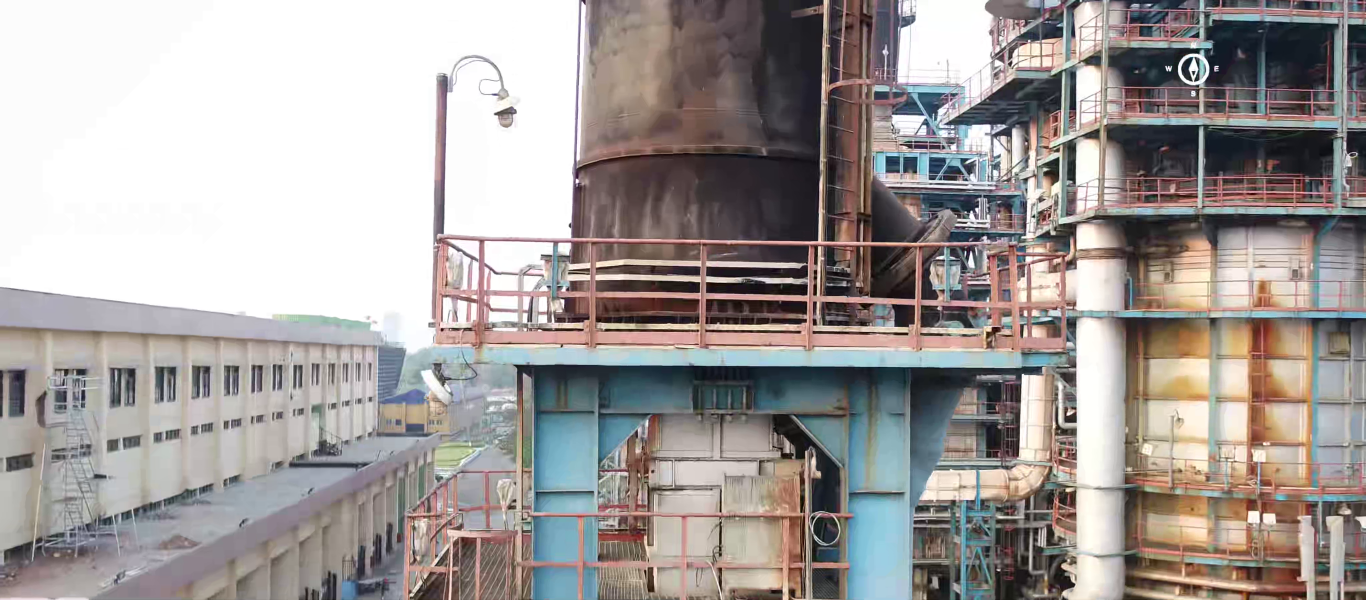
#> input picture frame 19 of dataset/stack_segmentation_video.mp4, 4096 x 1800 px, given in place of terrorist.mp4, which was not available (shown at 1/3 size)
$ python DenseOpticalFlow.py
#> lines starting #> are read from the running program, lines starting #| are printed output that depends on the picture; pictures that were not available may be replaced by others from this repository, and a replacement may not be noted
import cv2
import numpy as np
cap = cv2.VideoCapture("terrorist.mp4")

ret, frame1 = cap.read()
#> frame1 is the input picture: shape (1800, 4096, 3); mean B, G, R 155.1, 157.1, 162.9
prvs = cv2.cvtColor(frame1,cv2.COLOR_BGR2GRAY)
hsv = np.zeros_like(frame1)
hsv[...,1] = 255


c = 0

while(1):
    ret, frame2 = cap.read()
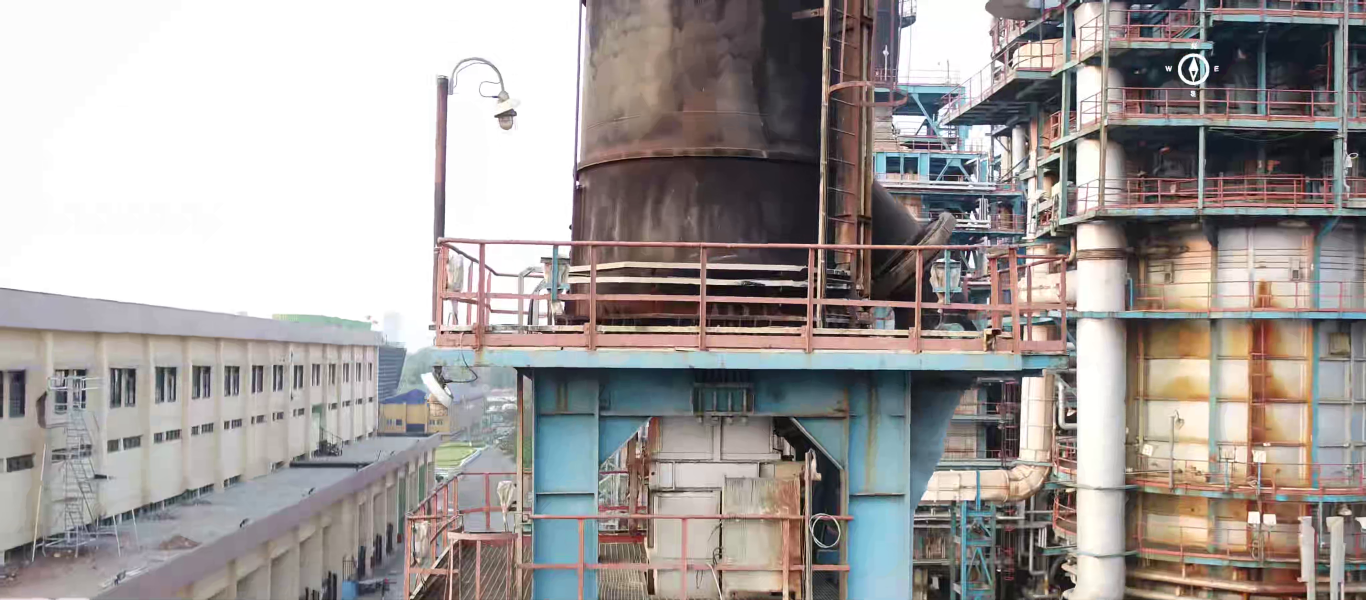
#> input picture frame 20 of dataset/stack_segmentation_video.mp4, 4096 x 1800 px, given in place of terrorist.mp4, which was not available (shown at 1/3 size)
#> frame2 is the input picture: shape (1800, 4096, 3); mean B, G, R 155.1, 157.1, 163
    next = cv2.cvtColor(frame2,cv2.COLOR_BGR2GRAY)

    flow = cv2.calcOpticalFlowFarneback(prvs,next, None, 0.5, 3, 15, 3, 5, 1.2, 0)

    mag, ang = cv2.cartToPolar(flow[...,0], flow[...,1])
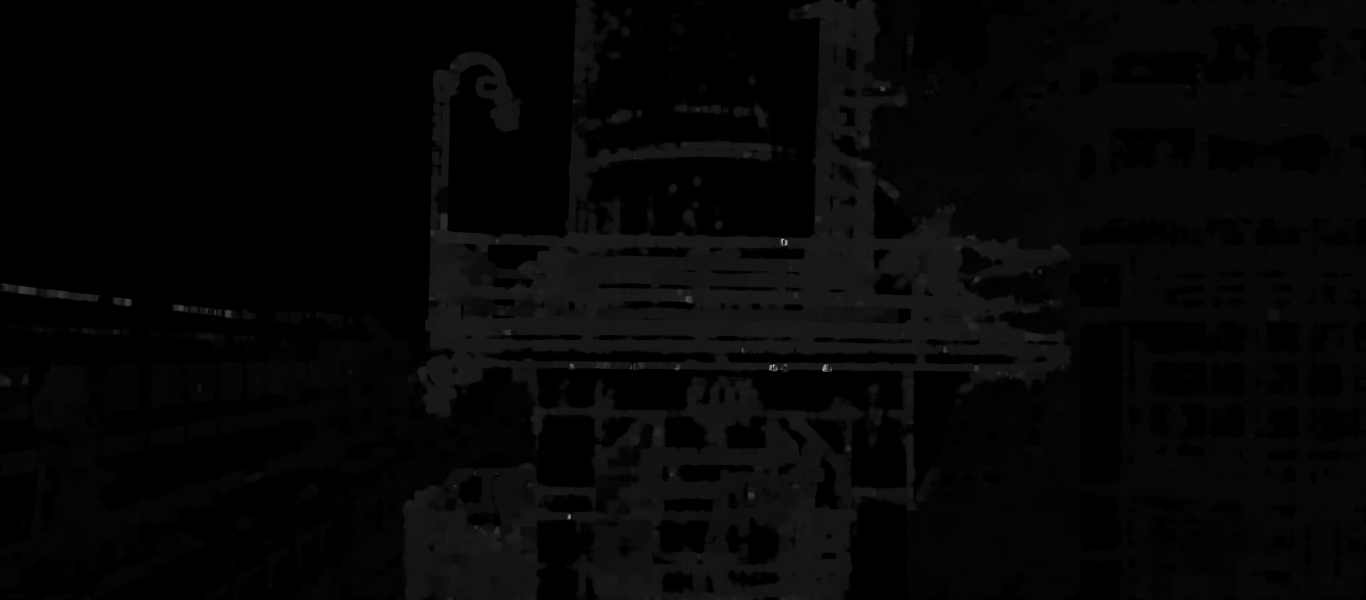
#> mag: shape (1800, 4096) float32 (shown at 1/3 size); min 0, max 83.35, mean 2; drawn with min black and max white
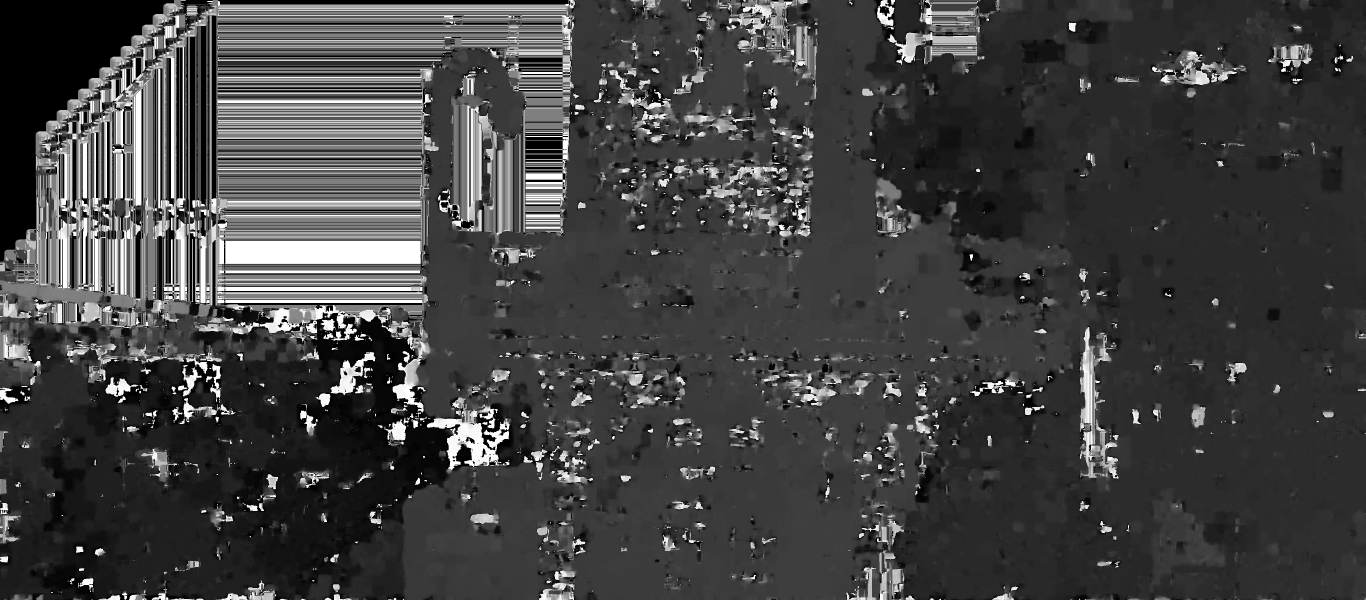
#> ang: shape (1800, 4096) float32 (shown at 1/3 size); min 0, max 6.28, mean 1.63; drawn with min black and max white
    hsv[...,0] = ang*180/np.pi/2
    hsv[...,2] = cv2.normalize(mag,None,0,255,cv2.NORM_MINMAX)
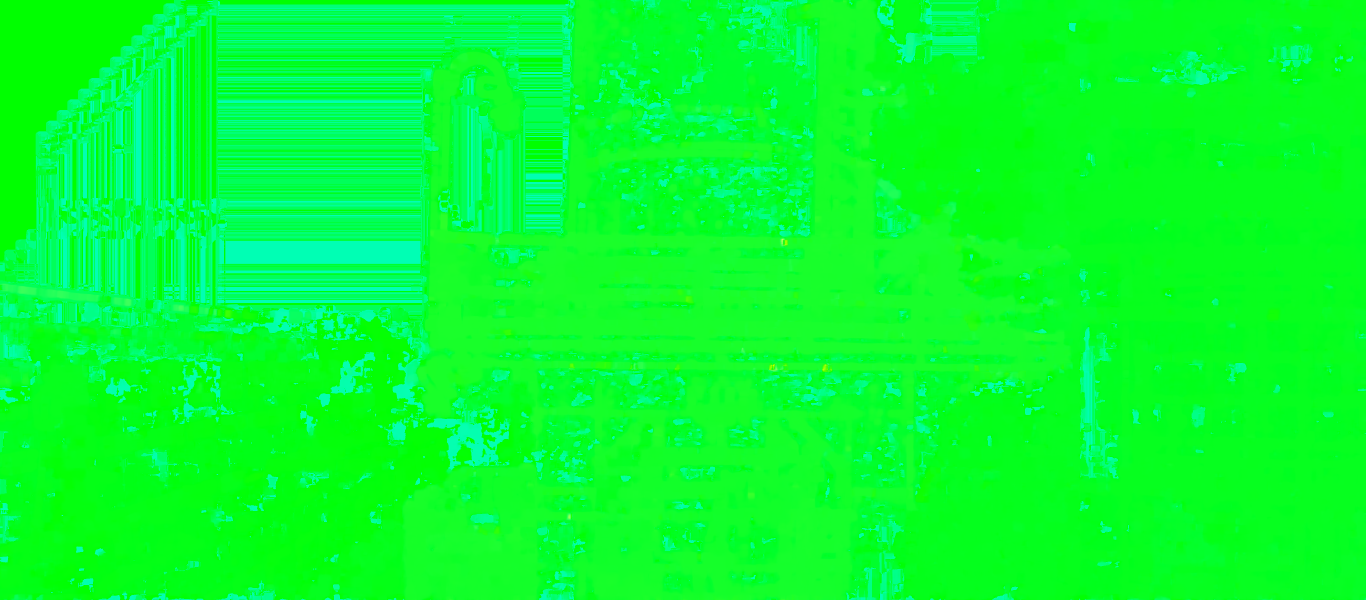
#> hsv: shape (1800, 4096, 3) (shown at 1/3 size); mean of channels 0, 1, 2 46.2, 255, 5.8; drawn as B, G, R
    rgb = cv2.cvtColor(hsv,cv2.COLOR_HSV2BGR)

    rgb = cv2.resize(rgb, (780, 540),interpolation = cv2.INTER_NEAREST)
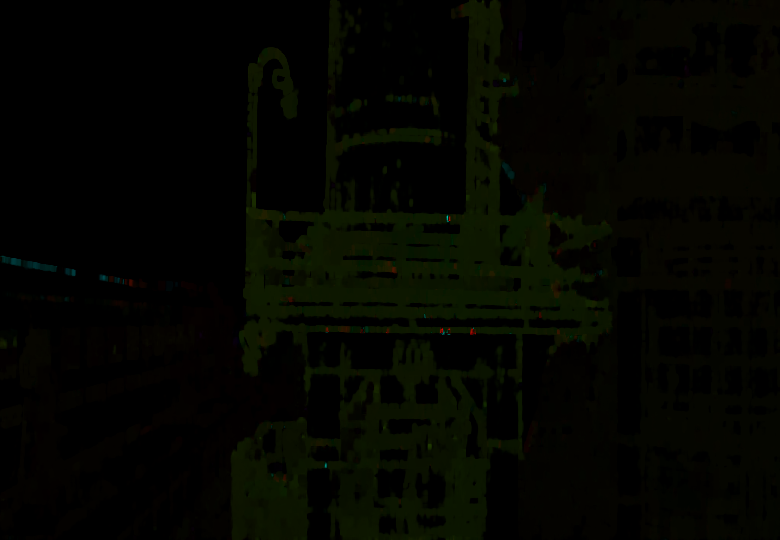
#> rgb: shape (540, 780, 3); mean B, G, R 0.1, 5.4, 3.9
    frame2 = cv2.resize(frame2, (780, 540),interpolation = cv2.INTER_NEAREST)
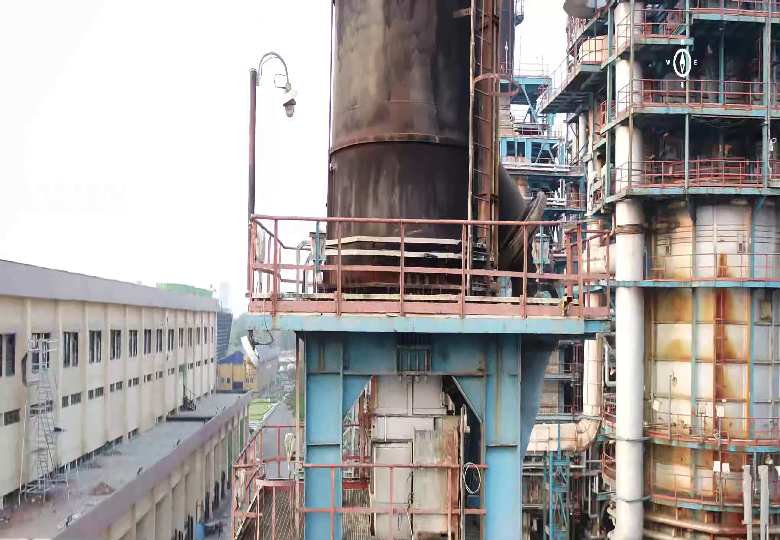
#> frame2: shape (540, 780, 3); mean B, G, R 155.3, 157.3, 163.1

    # cv2.imshow('frame2',rgb)
    # cv2.imshow('general', frame2)

    cv2.imwrite(f'DenseOutput/original_{c}.png',frame2)
    cv2.imwrite(f'DenseOutput/rgb_{c}.png',rgb)

    k = cv2.waitKey(30) & 0xff
#> (key Esc is pressed here)
    if k == 27:
        break
    elif k == ord('s'):
        cv2.imwrite('opticalfb.png',frame2)
        cv2.imwrite('opticalhsv.png',rgb)
    prvs = next

    c = c + 1

cap.release()
cv2.destroyAllWindows()

$ run again, starting later in the video
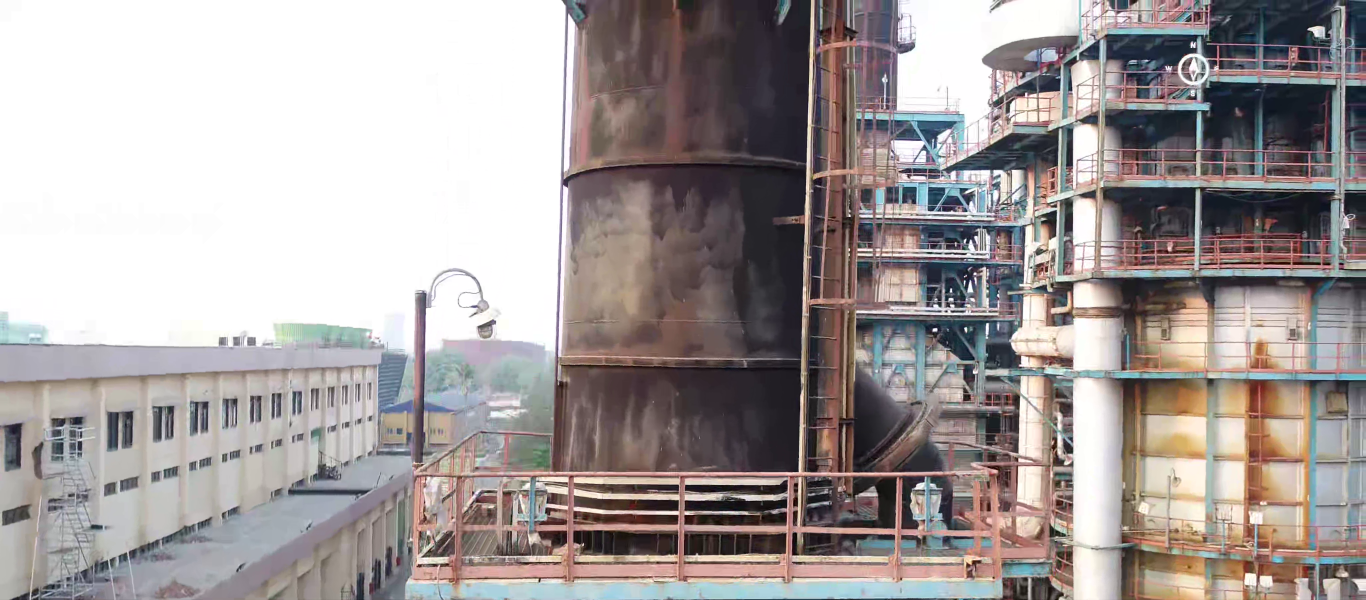
#> input picture frame 85 of dataset/stack_segmentation_video.mp4, 4096 x 1800 px, given in place of terrorist.mp4, which was not available (shown at 1/3 size)
#> frame1 is the input picture: shape (1800, 4096, 3); mean B, G, R 156.5, 157.3, 164.6
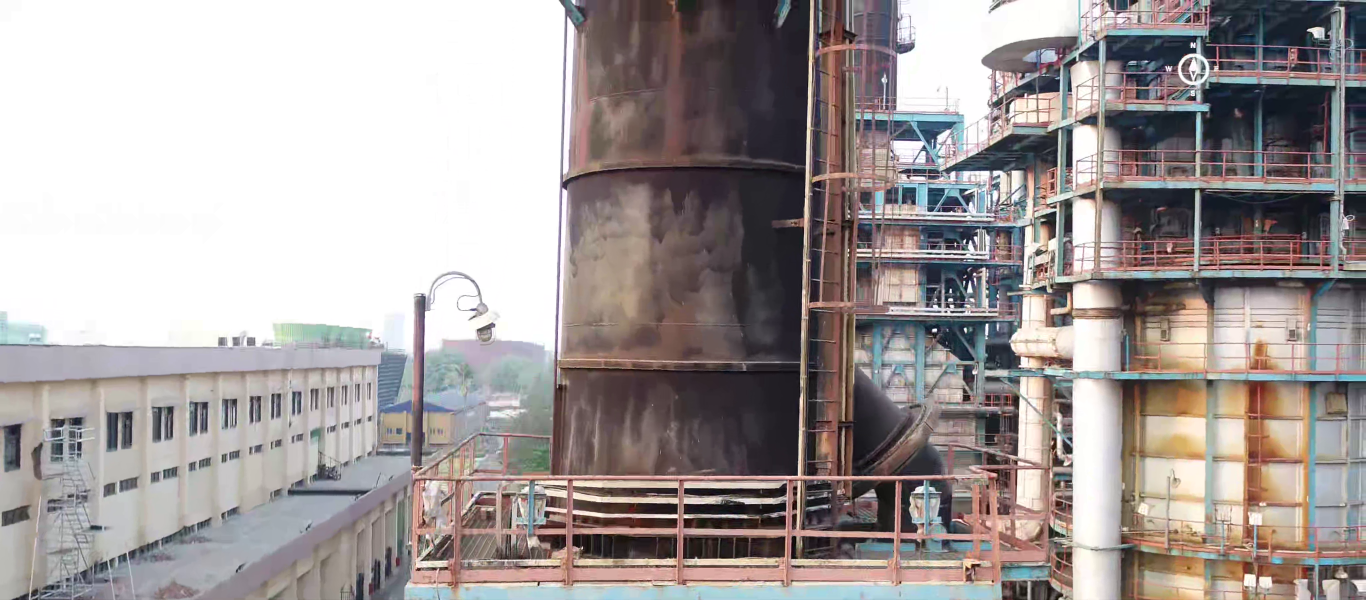
#> input picture frame 86 of dataset/stack_segmentation_video.mp4, 4096 x 1800 px, given in place of terrorist.mp4, which was not available (shown at 1/3 size)
#> frame2 is the input picture: shape (1800, 4096, 3); mean B, G, R 156.2, 157, 164.4
#> `frame2 = cv2.resize(frame2, (780, 540),interpolation = cv2.INTER_NEARE..`:
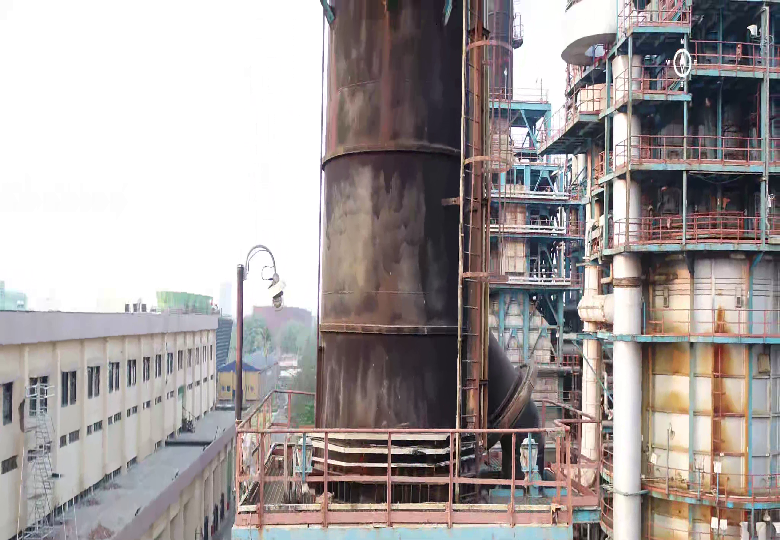
#> frame2: shape (540, 780, 3); mean B, G, R 156.2, 157.1, 164.4

$ run again, starting later in the video
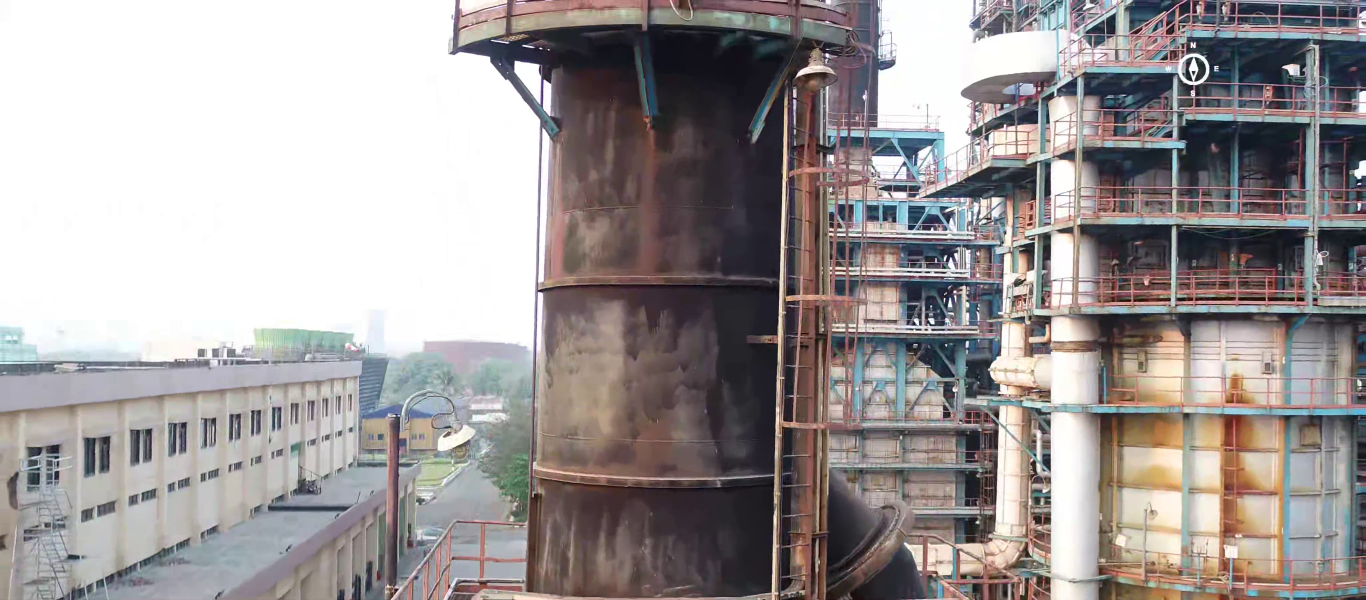
#> input picture frame 152 of dataset/stack_segmentation_video.mp4, 4096 x 1800 px, given in place of terrorist.mp4, which was not available (shown at 1/3 size)
#> frame1 is the input picture: shape (1800, 4096, 3); mean B, G, R 152.8, 153, 158.9
#> `rgb = cv2.resize(rgb, (780, 540),interpolation = cv2.INTER_NEAREST)`:
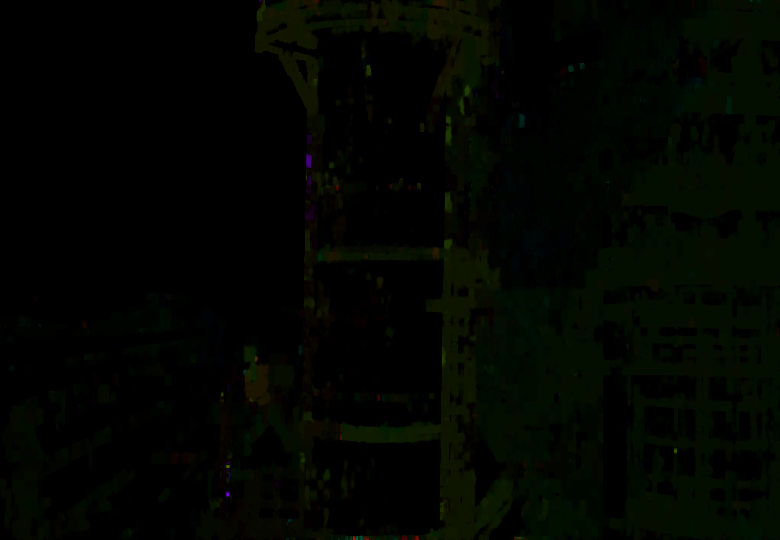
#> rgb: shape (540, 780, 3); mean B, G, R 0.2, 5.2, 2.2
#> `frame2 = cv2.resize(frame2, (780, 540),interpolation = cv2.INTER_NEARE..`:
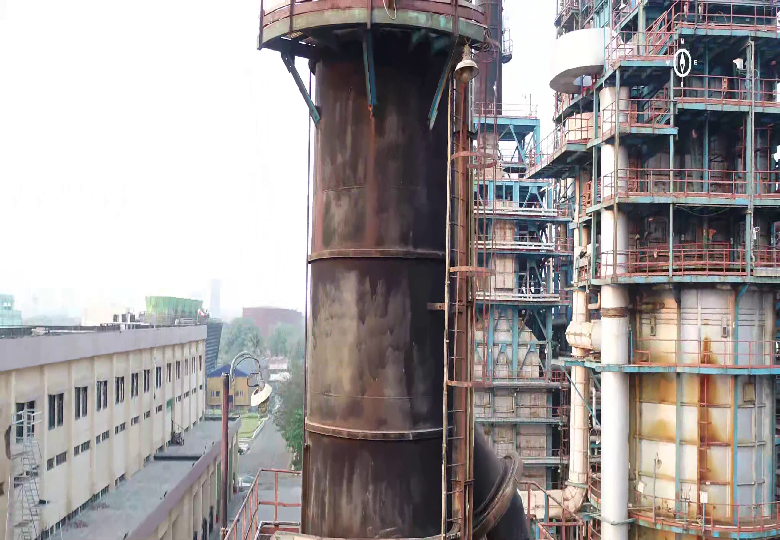
#> frame2: shape (540, 780, 3); mean B, G, R 153, 153.1, 159
